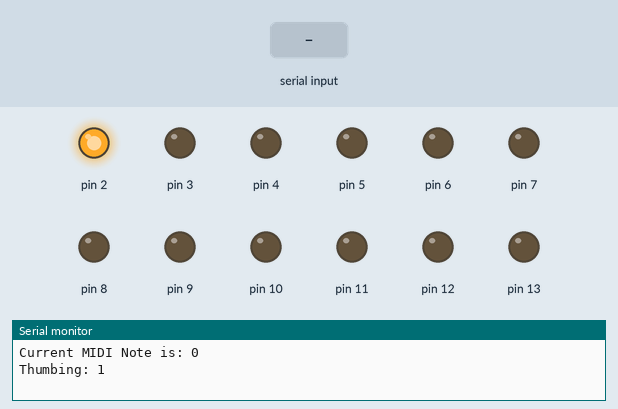
Bench run of a sketch on a simulated Arduino Uno, built with avr-gcc and run on an emulated ATmega328P. Shown: output pins drawn as LEDs (lit = HIGH), the last lines printed to the serial monitor. The test bench sets the inputs (shaded band).

Above: at 1.2 s.
1.3 s: "28." received over Serial
At 2.1 s:
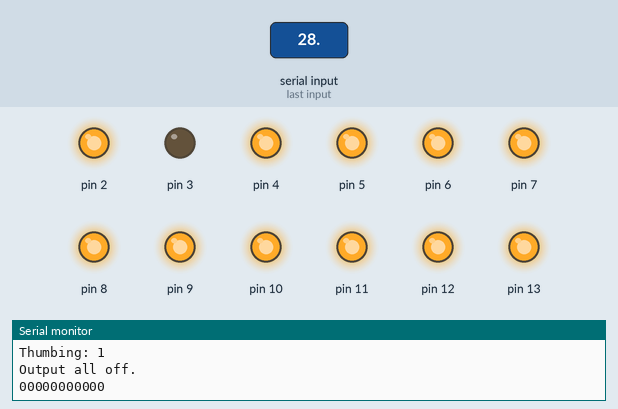
3.8 s: "5." received over Serial
At 4.6 s:
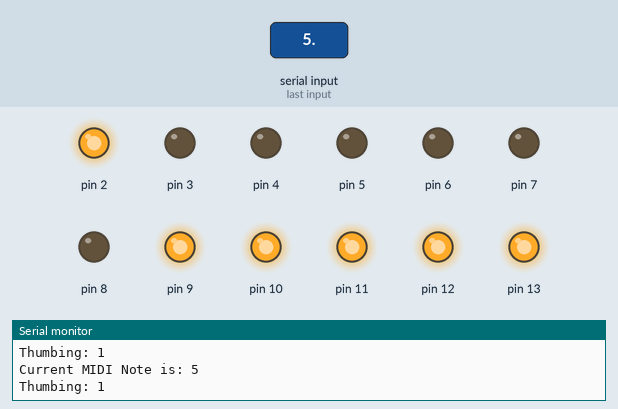
Timing chart, 0 to 6.8 s (numbered marks = the images above; inputs shaded):
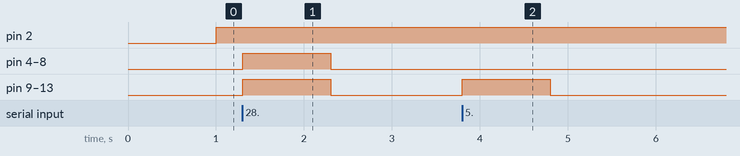

The sketch:

driver_inversed.ino
```cpp
#include <math.h>
/*
#include <avr/pgmspace.h>
*/
#define DEBUG 0
/**
 * ピン3-13を使用中
 *
 * ピン3は空気量の調節用ピン(PWM)です。
 * ピン4-13は指制御です。
 * ピン2はサミング制御です。
 */
 /**
  * Pin 3-13 in use.
  * Pin3 is used for air current control (PWM)
  * Pin4-13 is used for finger operation control
  * Pin2 is used for thumbing control.
  */

//MIDI69: ラ, FING_STEP[9]
const unsigned short FING_STEP[27][12] = {
  {1,0,0,0,0,0,0,0,0,0,0},
  {1,0,0,0,0,0,0,0,0,0,1},
  {1,0,0,0,0,0,0,0,0,1,1},
  {1,0,0,0,0,0,0,0,1,1,1},
  {1,0,0,0,0,0,0,1,1,1,1},
  {1,0,0,0,0,0,1,1,1,1,1},
  {1,0,0,0,0,1,0,0,0,1,1},
  {1,0,0,0,0,1,1,1,1,1,1},
  {1,0,0,0,1,0,0,0,1,1,1},
  {1,0,0,0,1,1,1,1,1,1,1},
  {1,0,0,1,0,0,1,1,1,1,1},
  {1,0,0,1,1,1,1,1,1,1,1},
  {1,0,1,0,1,1,1,1,1,1,1},
  {1,1,0,0,1,1,1,1,1,1,1},
  {1,1,1,0,1,1,1,1,1,1,1},
  {1,1,1,0,0,0,0,0,0,1,1},
  {0,0,0,0,0,0,0,1,1,1,1},
  {0,0,0,0,0,0,1,1,1,1,1},
  {0,0,0,0,0,1,0,1,1,0,0},
  {0,0,0,0,0,1,1,1,1,1,1},
  {0,0,0,0,0,1,0,0,0,0,0},
  {0,0,0,0,1,1,1,1,1,1,1},
  {0,0,0,0,1,0,0,0,0,1,1},
  {0,0,0,0,1,0,0,1,1,1,1},
  {0,0,0,1,1,0,0,1,1,1,1},
  {0,0,0,1,0,0,0,1,1,0,0},
  {0,0,0,1,0,0,1,0,0,1,1}
};

void setup()
{
  Serial.begin(9600);
  pinMode(2, OUTPUT);
  for(int i = 3; i < 14; i++)
  {
    pinMode(i, OUTPUT);
  }
}

void loop()
{
  int val = 0;
  String readed = Serial.readStringUntil('.');
  val = atoi(readed.c_str());
#ifdef DEBUG
  if(val != 28)
  {
    Serial.print("Current MIDI Note is: ");
    Serial.println(val, DEC);
  }
  else
  {
    Serial.println("Output all off.");
    Serial.println("00000000000");
  }
#endif
  if(0 <= val && val <= 26)
  {
    Play(val);
  }
  else if(val == 28)
  {
    for(short i = 0; i < 14; i++)
    {
      if(i == 0)
        digitalWrite(2, 1);
      else
        digitalWrite(i+3, 1);
    }
  }
}

void Play(short num)
{
  for(short i = 0; i < 11; i++)
  {
    if(i == 0)
    {
      digitalWrite(2, FING_STEP[num][i]);
      Serial.print("Thumbing: ");
      Serial.println(FING_STEP[num][i]);
    }
    else
      digitalWrite(i+3, FING_STEP[num][i]);
#if DEBUG
    Serial.print(FING_STEP[num][i]);
  }
  Serial.print("\n");
#else
  }
#endif
}
```

Measured:
- after the input at 1.3 s, pin 4–13: LOW → HIGH at once, → LOW 1.0 s later
- after the input at 3.8 s, pin 9–13: LOW → HIGH at once, → LOW 1.0 s later
